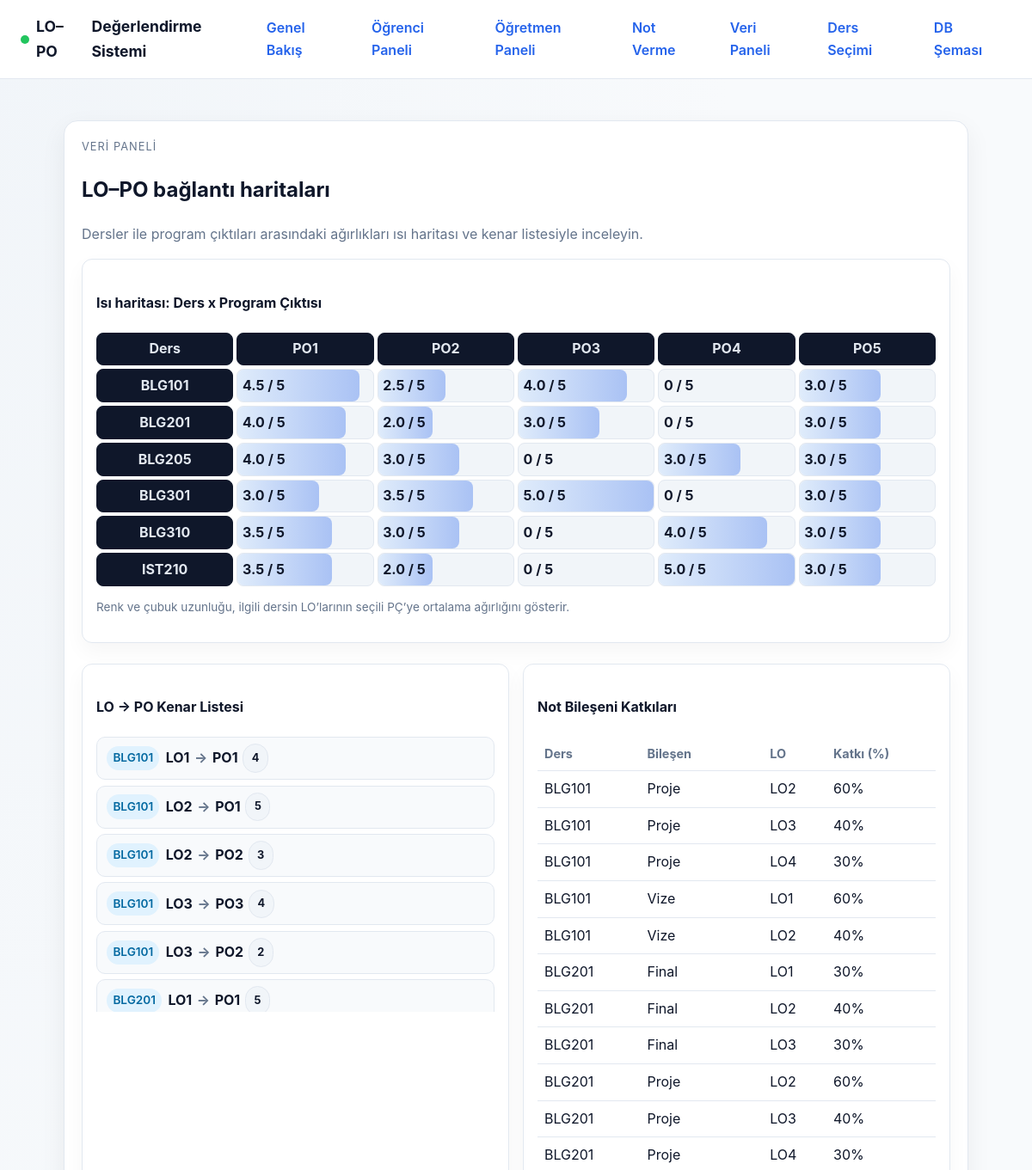
/analytics/ (upper part), run on an earlier commit of the app's database.
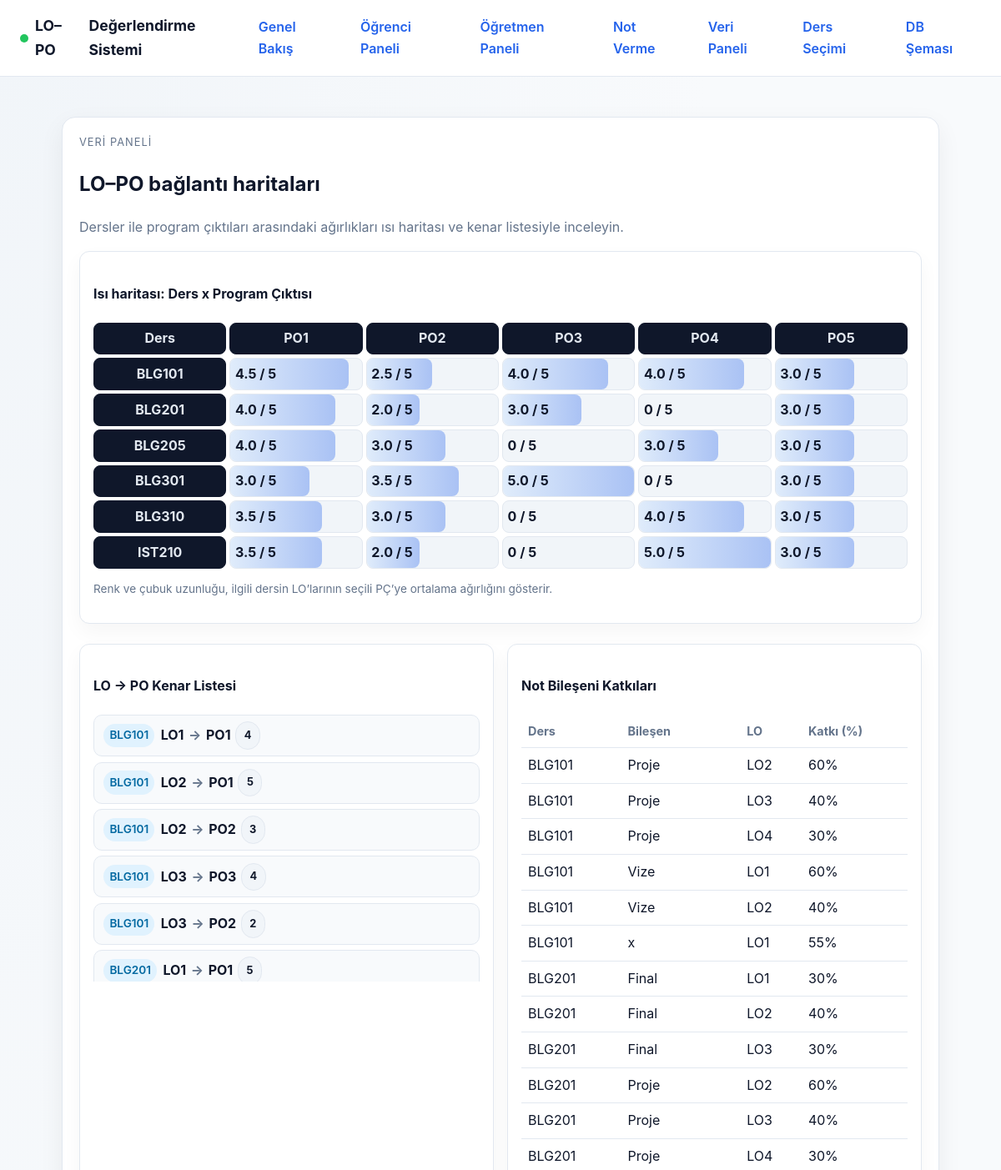
And on a later commit of the database.
### assessment/models.py (models this page shows, shortened)
class ProgramOutcome(models.Model):
    code = models.CharField(max_length=10)
    title = models.CharField(max_length=255)
    description = models.TextField(blank=True)
    class Meta:
        ordering = ["code"]

class Course(models.Model):
    code = models.CharField(max_length=15)
    name = models.CharField(max_length=255)
    term = models.CharField(max_length=50, blank=True)
    class Meta:
        ordering = ["code"]

class LearningOutcome(models.Model):
    course = models.ForeignKey(Course, related_name="learning_outcomes", on_delete=models.CASCADE)
    code = models.CharField(max_length=10)
    description = models.TextField()
    class Meta:
        ordering = ["course__code", "code"]
        unique_together = ("course", "code")

class LearningOutcomeContribution(models.Model):
    assessment_component = models.ForeignKey(
        AssessmentComponent, related_name="learning_outcome_contributions", on_delete=models.CASCADE
    )
    learning_outcome = models.ForeignKey(
        LearningOutcome, related_name="assessment_contributions", on_delete=models.CASCADE
    )
    contribution_percent = models.PositiveSmallIntegerField(
        validators=[MinValueValidator(0), MaxValueValidator(100)], help_text="Bileşenin ÖÇ'ye katkısı (%)"
    )
    class Meta:
        unique_together = ("assessment_component", "learning_outcome")

class AssessmentComponent(models.Model):
    course = models.ForeignKey(Course, related_name="assessments", on_delete=models.CASCADE)
    name = models.CharField(max_length=100)
    weight_percent = models.PositiveSmallIntegerField(
        default=0,
        validators=[MinValueValidator(0), MaxValueValidator(100)],
        help_text="Ders içi ağırlık (%)",
    )
    class Meta:
        ordering = ["course", "name"]

### assessment/views.py (the view)
# urls.py: path("analytics/", views.analytics_panel, name="analytics"),
def analytics_panel(request):
    bootstrap_demo_data()
    courses = Course.objects.all()
    program_outcomes = ProgramOutcome.objects.all()
    links = (
        LearningOutcomeProgramOutcome.objects.select_related("learning_outcome", "program_outcome", "learning_outcome__course")
        .all()
    )
    heatmap = []
    for course in courses:
        row = {"course": course, "values": []}
        for po in program_outcomes:
            weights = [link.weight for link in links if link.learning_outcome.course_id == course.id and link.program_outcome_id == po.id]
            avg_weight = round(sum(weights) / len(weights), 2) if weights else 0
            percent = int((avg_weight / 5) * 100) if avg_weight else 0
            row["values"].append({"po": po, "value": avg_weight, "percent": percent})
        heatmap.append(row)
    edges = [
        {
            "course": link.learning_outcome.course,
            "lo": link.learning_outcome,
            "po": link.program_outcome,
            "weight": link.weight,
        }
        for link in links
    ]
    contribs = (
        LearningOutcomeContribution.objects.select_related(
            "assessment_component", "learning_outcome", "assessment_component__course"
        )
        .order_by("assessment_component__course__code", "assessment_component__name")
        .all()
    )
    context = {
        "courses": courses,
        "program_outcomes": program_outcomes,
        "heatmap": heatmap,
        "edges": edges,
        "contribs": contribs,
    }
    return render(request, "assessment/analytics.html", context)

### assessment/views.py (called while the page is built, shortened)
def bootstrap_demo_data():
    if Course.objects.exists():
        return

### templates/assessment/analytics.html
{% extends "base.html" %}
{% block content %}
<section class="panel">
    <header class="panel-header">
        <div>
            <p class="eyebrow">Veri Paneli</p>
            <h2>LO–PO bağlantı haritaları</h2>
            <p class="muted">Dersler ile program çıktıları arasındaki ağırlıkları ısı haritası ve kenar listesiyle inceleyin.</p>
        </div>
    </header>
    <div class="card">
        <h4>Isı haritası: Ders x Program Çıktısı</h4>
        <div class="heatmap">
            <div class="heatmap-header">
                <div class="cell head">Ders</div>
                {% for po in program_outcomes %}
                    <div class="cell head">{{ po.code }}</div>
                {% endfor %}
            </div>
            {% for row in heatmap %}
                <div class="heatmap-row">
                    <div class="cell head">{{ row.course.code }}</div>
                    {% for val in row.values %}
                        <div class="cell" data-value="{{ val.value }}">
                            <div class="cell-bar" style="width: {{ val.percent }}%"></div>
                            <span class="cell-value">{{ val.value }} / 5</span>
                        </div>
                    {% endfor %}
                </div>
            {% endfor %}
        </div>
        <p class="muted small">Renk ve çubuk uzunluğu, ilgili dersin LO’larının seçili PÇ’ye ortalama ağırlığını gösterir.</p>
    </div>
    <div class="cards">
        <article class="card">
            <h4>LO → PO Kenar Listesi</h4>
            <div class="edge-list">
                {% for edge in edges %}
                    <div class="edge-chip">
                        <span class="pill small">{{ edge.course.code }}</span>
                        <strong>{{ edge.lo.code }}</strong>
                        <span class="arrow">→</span>
                        <strong>{{ edge.po.code }}</strong>
                        <span class="badge">{{ edge.weight }}</span>
                    </div>
                {% empty %}
                    <p class="muted">Bağlantı yok.</p>
                {% endfor %}
            </div>
        </article>
        <article class="card">
            <h4>Not Bileşeni Katkıları</h4>
            <table class="compact">
                <thead>
                    <tr>
                        <th>Ders</th>
                        <th>Bileşen</th>
                        <th>LO</th>
                        <th>Katkı (%)</th>
                    </tr>
                </thead>
                <tbody>
                {% for c in contribs %}
                    <tr>
                        <td>{{ c.assessment_component.course.code }}</td>
                        <td>{{ c.assessment_component.name }}</td>
                        <td>{{ c.learning_outcome.code }}</td>
                        <td>{{ c.contribution_percent }}%</td>
                    </tr>
                {% empty %}
                    <tr><td colspan="4" class="muted">Katkı verisi yok.</td></tr>
                {% endfor %}
                </tbody>
            </table>
        </article>
    </div>
</section>
{% endblock %}

What changed in the data, as far as the page shows it:
computed for ProgramOutcome "PO4": value "0" → "4.0"
added LearningOutcomeContribution: assessment_component.course.code "BLG101", assessment_component.name "x", learning_outcome.code "LO1", contribution_percent "55"
